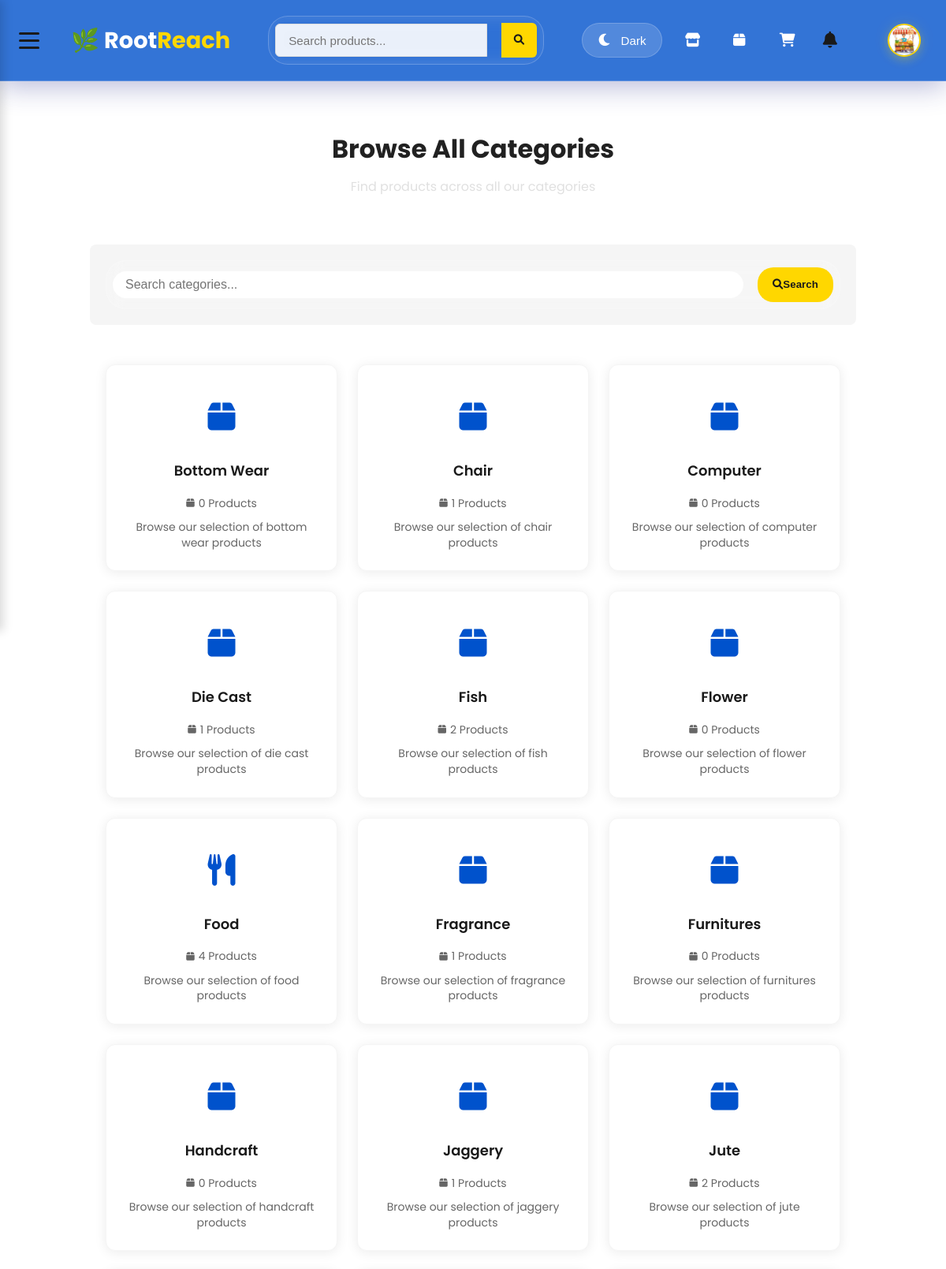
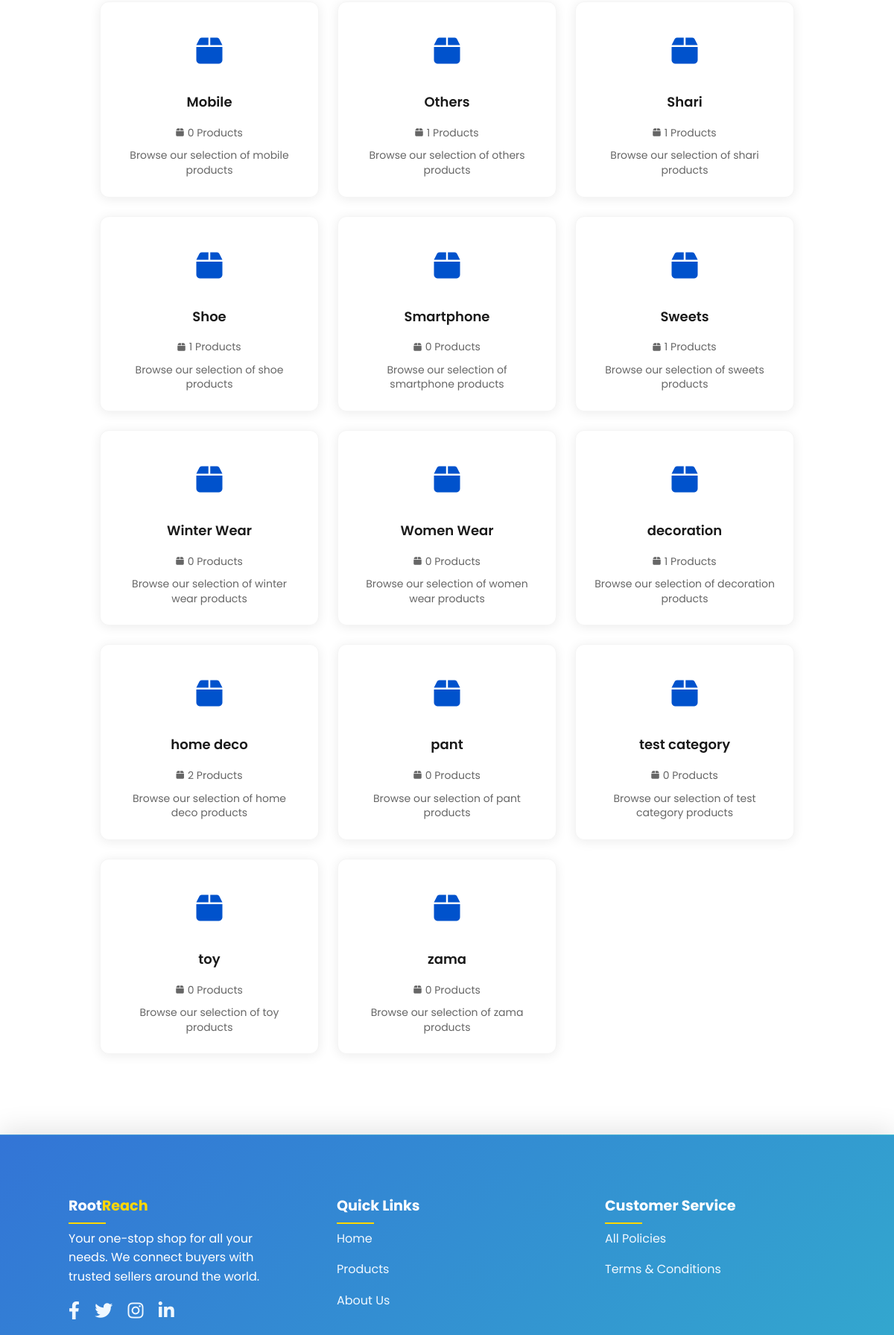
Screenshot of /categories/ (signed in, upper part) with the database file from the repository (2 pictures, top to bottom).
### core/models.py (models this page shows, shortened)
class CustomUser(AbstractUser):
    user_type = models.CharField(max_length=10, choices=USER_TYPES, default='buyer')
    phone = models.CharField(max_length=20)
    profile_image = models.ImageField(upload_to='profiles/', default='profiles/default.jpg')
    location = models.CharField(max_length=100)
    address = models.TextField()
    gender = models.CharField(max_length=10, choices=GENDER_CHOICES)
    division = models.CharField(max_length=20, choices=DIVISION_CHOICES, null=True, blank=True)
    is_seller_approved = models.BooleanField(default=False)
    def is_seller(self):
        return self.user_type == 'seller' and self.is_seller_approved

class Category(models.Model):
    name = models.CharField(max_length=100, unique=True)

### core/views.py (the view)
# urls.py: path('categories/', views.categories, name='categories'),
def categories(request):
    categories = Category.objects.all()
    search_query = request.GET.get('search', '')
    if search_query:
        categories = categories.filter(name__icontains=search_query)
    categories = categories.annotate(product_count=Count('product')).order_by('name')
    return render(request, 'all_categories.html', {
        'categories': categories,
        'search_query': search_query
    })

### core/context_processors.py (called while the page is built)
def cart_item_count(request):
    if request.user.is_authenticated and request.user.user_type == 'buyer':
        count = CartItem.objects.filter(user=request.user).count()
    else:
        count = 0
    return {'cart_item_count': count}

### core/templates/all_categories.html (shortened to what this page needs)
{% extends "base.html" %}
{% load static %}
{% block content %}
<div class="container">
    <div class="all-categories">
        <div class="page-header">
            <h1 class="page-title">Browse All Categories</h1>
            <p class="page-subtitle">Find products across all our categories</p>
        </div>
        <div class="search-section">
            <form class="search-form" method="GET">
                <input type="text" class="search-input" name="search" placeholder="Search categories..." value="{{ request.GET.search }}">
                <button type="submit" class="search-button">
                    <i class="fas fa-search"></i> Search
                </button>
            </form>
        </div>
        <div class="categories-grid">
            {% for category in categories %}
                <a href="{% url 'category_products' category.id %}" class="category-card">
                    <div class="category-icon">
                        <i class="fas fa-{% if category.name|lower == 'food' %}utensils{% elif category.name|lower == 'electronics' %}microchip{% elif category.name|lower == 'clothing' %}tshirt{% elif category.name|lower == 'books' %}book{% elif category.name|lower == 'furniture' %}couch{% else %}box{% endif %}"></i>
                    </div>
                    <h4 class="category-name">{{ category.name }}</h4>
                    <p class="category-count">
                        <i class="fas fa-box"></i>
                        {{ category.product_count }} Products
                    </p>
                    <p class="category-description">
                        Browse our selection of {{ category.name|lower }} products
                    </p>
                </a>
            {% empty %}
                <div class="no-categories">
                    <p>No categories found.</p>
                </div>
            {% endfor %}
        </div>
    </div>
</div>
{% endblock %}

### core/templates/base.html (shortened to what this page needs)
{% load static %}
<!DOCTYPE html>
<html lang="en">
<head>
    <link rel="stylesheet" href="https://cdnjs.cloudflare.com/ajax/libs/font-awesome/6.0.0/css/all.min.css">
    <link rel="stylesheet" href="{% static 'css/styles.css' %}">
</head>
<body>
<header class="header">
    <nav class="navbar">
        <button class="hamburger-menu" id="hamburgerMenu" type="button" title="Toggle Menu">
            <span></span>
            <span></span>
            <span></span>
        </button>
        <div class="nav-left">
            <h1><a href="{% url 'home' %}" class="logo">🌿 Root<span>Reach</span></a></h1>
        </div>
        <div class="nav-center">
            <div class="search-container-center">
                <form method="get" action="{% url 'search_products' %}" class="search-form">
                    <input type="text" name="q" placeholder="Search products..." class="form-control">
                    <button type="submit" class="btn btn-primary"><i class="fas fa-search"></i></button>
                </form>
            </div>
        </div>
        <div class="nav-right">
            <button class="theme-toggle-btn" id="themeToggle" onclick="toggleTheme()" type="button" title="Toggle Dark Mode">
            </button>
            {% if user.is_authenticated %}
                {% if user.is_seller %}
                    <a href="{% url 'sell_zone' %}" class="nav-link">
                        <i class="fas fa-store"></i>
                    </a>
                {% endif %}
                <a href="{% url 'order_tracking' %}" class="nav-link">
                    <i class="fas fa-box"></i>
                </a>
                <a href="{% url 'cart' %}" class="nav-link">
                    <i class="fas fa-shopping-cart"></i>
                </a>
                <div class="notification-nav-container">
                    <button type="button" class="notification-bell-btn" id="notificationBellBtn" title="Notifications">
                        <i class="fas fa-bell"></i>
                    </button>
                </div>
                <div class="profile-nav-item">
                    <div class="profile-nav-container">
                        <a href="{% url 'profile' %}" class="profile-nav-link">
                            {% if user.profile_image %}
                                <img src="{{ user.profile_image.url }}" alt="Profile Picture" class="profile-nav-picture">
                            {% else %}
                                <div class="profile-nav-text">
                                    <i class="fas fa-user"></i>
                                    <span>Profile</span>
                                </div>
                            {% endif %}
                        </a>
                    </div>
                </div>
            {% endif %}
        </div>
    </nav>
</header>
<main>
    <div class="container">
        {% block content %}{% endblock %}
    </div>
</main>
<footer class="footer">
    <div class="container">
        <div class="footer-content">
            <div class="footer-section">
                <h3 class="footer-title">
                    <span style="color: white;">Root</span><span style="color: #ffd700;">Reach</span>
                  </h3>
                <p>Your one-stop shop for all your needs. We connect buyers with trusted sellers around the world.</p>
                <div style="margin-top: 20px;">
                    <a href="#"><i class="fab fa-facebook-f"></i></a>
                    <a href="#"><i class="fab fa-twitter"></i></a>
                    <a href="#"><i class="fab fa-instagram"></i></a>
                    <a href="#"><i class="fab fa-linkedin-in"></i></a>
                </div>
            </div>
            <div class="footer-section">
                <h3 class="footer-title" style="color: white;">Quick Links</h3>
                <ul class="footer-links">
                    <li><a href="{% url 'home' %}">Home</a></li>
                    <li><a href="#">Products</a></li>
                    <li><a href="{% url 'about' %}">About Us</a></li>
                </ul>
            </div>
            <div class="footer-section">
                <h3 class="footer-title" style="color: white;">Customer Service</h3>
                <ul class="footer-links">
                    <li><a href="{% url 'all_policies' %}">All Policies</a></li>
                    <li><a href="{% url 'terms_conditions' %}">Terms & Conditions</a></li>
                </ul>
            </div>
        </div>
    </div>
</footer>
</body>
</html>

### core/static/css/styles.css (style rules this page uses)
:root { --primary: #1e88e5; --secondary: #ffeb3b; --accent: #4fc3f7; --background: #ffffff; --text-dark: #212121; --text-light: #ffffff; --gray-light: #f5f5f5; --gray-medium: #e0e0e0; --gray-dark: #757575; --box-shadow: 0 4px 6px rgba(0, 0, 0, 0.1); --border-radius: 8px; }
* { margin: 0; padding: 0; box-sizing: border-box; }
body { font-family: 'Poppins', sans-serif; background-color: var(--background); color: var(--text-dark); line-height: 1.6; }
.container { width: 90%; max-width: 1200px; margin: 0 auto; }
.header { background-color: var(--background); box-shadow: var(--box-shadow); padding: 20px 0; position: sticky; top: 0; z-index: 1000; }
.navbar { display: flex; justify-content: space-between; align-items: center; }
.logo { font-size: 28px; font-weight: 600; color: var(--primary); text-decoration: none; }
.logo span { color: var(--secondary); }
.btn { display: inline-block; padding: 10px 20px; border-radius: var(--border-radius); text-decoration: none; font-weight: 500; transition: all 0.3s ease; }
.btn-primary { background-color: var(--primary); color: var(--text-light); border: none; }
.form-control { width: 100%; padding: 10px; border: 1px solid var(--gray-medium); border-radius: var(--border-radius); font-size: 16px; }
.search-form { display: flex; align-items: center; }
.search-form input { margin-right: 10px; }
.footer { background-color: var(--gray-light); padding: 40px 0; margin-top: 40px; }
.footer-content { display: grid; grid-template-columns: repeat(auto-fit, minmax(200px, 1fr)); gap: 30px; }
.footer-section h3 { color: var(--primary); margin-bottom: 15px; }
.footer-links { list-style: none; }
.footer-links li { margin-bottom: 10px; }
.footer-links a { color: var(--text-dark); text-decoration: none; transition: color 0.3s ease; }

### core/templates/all_categories.html (style rules this page uses)
.all-categories { padding: 40px 0; }
.page-header { text-align: center; margin-bottom: 40px; padding: 20px; background: var(--background); border-radius: var(--border-radius); }
.page-title { color: var(--text-dark); margin-bottom: 10px; font-size: 32px; }
.page-subtitle { color: var(--gray-medium); font-size: 16px; }
.categories-grid { display: grid; grid-template-columns: repeat(auto-fill, minmax(250px, 1fr)); gap: 25px; padding: 20px; }
.category-card { background: white; border-radius: 12px; box-shadow: 0 2px 15px rgba(0, 0, 0, 0.08); overflow: hidden; transition: all 0.3s ease; position: relative; min-height: 180px; display: flex; flex-direction: column; align-items: center; justify-content: center; text-align: center; padding: 25px; cursor: pointer; border: 1px solid var(--gray-light); text-decoration: none; }
.category-icon { font-size: 40px; margin-bottom: 15px; color: var(--primary); background: var(--background); width: 80px; height: 80px; border-radius: 50%; display: flex; align-items: center; justify-content: center; transition: all 0.3s ease; }
.category-name { font-size: 18px; font-weight: 600; color: #1a1a1a; margin: 0 0 10px 0; transition: color 0.3s ease; }
.category-count { font-size: 14px; color: #666666; margin-top: 5px; display: flex; align-items: center; gap: 5px; }
.category-count i { font-size: 12px; }
.category-description { color: #666666; font-size: 14px; margin-top: 10px; line-height: 1.4; }
.search-section { margin-bottom: 30px; padding: 20px; background: var(--gray-light); border-radius: var(--border-radius); }
.search-form { display: flex; gap: 15px; }
.search-input { flex: 1; padding: 12px; border: 1px solid var(--gray-medium); border-radius: var(--border-radius); font-size: 16px; }
.search-button { padding: 12px 25px; background: var(--primary); color: white; border: none; border-radius: var(--border-radius); cursor: pointer; transition: background 0.3s ease; }

### rows the page displays
CustomUser: profile_image (picture)
Category: name "Bottom Wear", product_count "0", name "bottom wear"
Category: name "Chair", product_count "1", name "chair"
Category: name "Computer", product_count "0", name "computer"
Category: name "Die Cast", product_count "1", name "die cast"
Category: name "Fish", product_count "2", name "fish"
Category: name "Flower", product_count "0", name "flower"
Category: name "Food", product_count "4", name "food"
Category: name "Fragrance", product_count "1", name "fragrance"
Category: name "Furnitures", product_count "0", name "furnitures"
Category: name "Handcraft", product_count "0", name "handcraft"
Category: name "Jaggery", product_count "1", name "jaggery"
Category: name "Jute", product_count "2", name "jute"
Category: name "Mobile", product_count "0", name "mobile"
Category: name "Others", product_count "1", name "others"
Category: name "Shari", product_count "1", name "shari"
Category: name "Shoe", product_count "1", name "shoe"
Category: name "Smartphone", product_count "0", name "smartphone"
Category: name "Sweets", product_count "1", name "sweets"
Category: name "Winter Wear", product_count "0", name "winter wear"
Category: name "Women Wear", product_count "0", name "women wear"
Category: name "decoration", product_count "1"
Category: name "home deco", product_count "2"
Category: name "pant", product_count "0"
Category: name "test category", product_count "0"
Category: name "toy", product_count "0"
Category: name "zama", product_count "0"
